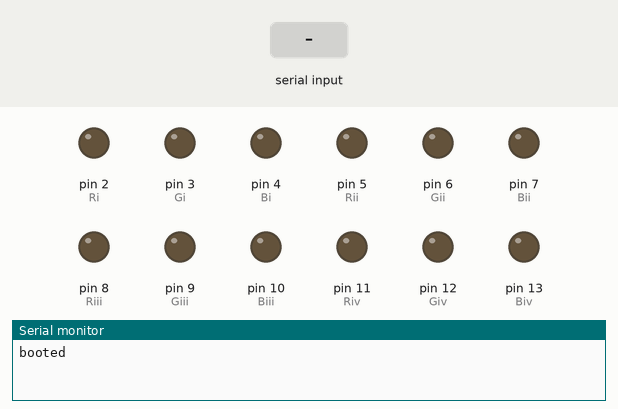
Recording of a sketch running on a simulated Arduino Uno, built with avr-gcc and run on an emulated ATmega328P. On the bench: output pins drawn as LEDs (lit = HIGH), the last lines printed to the serial monitor. Inputs (shaded band) come from the test bench.

Above: at 1.2 s.
1.3 s: byte 114 ('r') received over Serial
At 3.0 s:
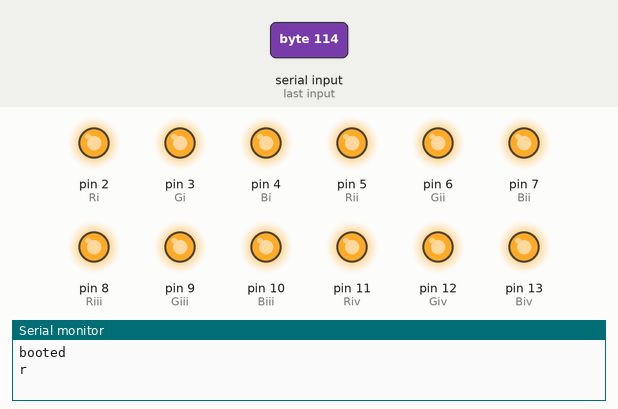
3.3 s: "<90,45>" received over Serial
Timing chart, 0 to 6.3 s (numbered marks = the images above; inputs shaded):
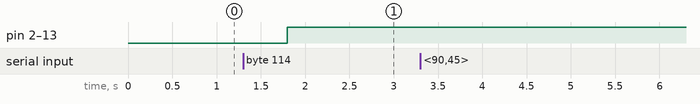

Measured:
- after the input at 1.3 s, pin 2 (Ri), pin 3 (Gi), pin 4 (Bi), pin 5 (Rii), pin 6 (Gii), pin 7 (Bii), pin 8 (Riii), pin 9 (Giii), pin 10 (Biii), pin 11 (Riv), pin 12 (Giv), pin 13 (Biv): LOW → HIGH after 0.50 s

The sketch:

TriforceMega.ino
```cpp
char c;
int dataStrings[12];

int dataStringIndex = 0;

bool cleanStart = false;

char Start = '<';
char End   = '>';
char Delimiter = ',';
//assume data will be in format <R1,G1,B1,R2,G2,B2,.....,>

int delayTime = 10;

//Declare Variables for RGB values
int RED1 = 0;
int GRN1 = 0;
int BLU1 = 0;

int RED2 = 0;
int GRN2 = 0;
int BLU2 = 0;

int RED3 = 0;
int GRN3 = 0;
int BLU3 = 0;

int RED4 = 0;
int GRN4 = 0;
int BLU4 = 0;

//assign names for PWM pins
#define Ri 2
#define Gi 3
#define Bi 4

#define Rii 5
#define Gii 6
#define Bii 7

#define Riii 8
#define Giii 9
#define Biii 10

#define Riv 11
#define Giv 12
#define Biv 13


void setup() {
  // put your setup code here, to run once:
pinMode(Ri, OUTPUT);
  pinMode(Gi, OUTPUT);
  pinMode(Bi, OUTPUT);

  pinMode(Rii, OUTPUT);
  pinMode(Gii, OUTPUT);
  pinMode(Bii, OUTPUT);

  pinMode(Riii, OUTPUT);
  pinMode(Giii, OUTPUT);
  pinMode(Biii, OUTPUT);

  pinMode(Riv, OUTPUT);
  pinMode(Giv, OUTPUT);
  pinMode(Biv, OUTPUT);

Serial.begin(115200);
Serial.println("booted");

}

void loop() {

 c = "";

  // clear byte buffer

if (Serial.available() > 0)  {

    c = Serial.read();  //gets one byte from serial buffer
    Serial.println(c);

  if (c == Start && dataStringIndex == 0) {

    Serial.println("beginStringRead");
    cleanStart = true; //flips boolean for full message

    dataStrings[dataStringIndex] = Serial.parseInt();
    Serial.println(dataStrings[dataStringIndex]);

    dataStringIndex++; //increment array
//    Serial.println("next array");

    Serial.println(dataStringIndex);
     }

  else if (c == End && dataStringIndex == 12){

//    Serial.println("message recieved");
//    print array
    for(int i = 0; i <= dataStringIndex; i++)
      {
//      Serial.println(dataStrings[i]);
      }

    writeAll();//write values to LED's
    delay(delayTime); //let them adjust
    dataStringIndex=0; // reset array index
    cleanStart = false; //flip boolean back for incomplete message
  }

  else if (c == Delimiter && cleanStart == true) {

    dataStrings[dataStringIndex] = Serial.parseInt();
    //Serial.println(dataStrings[dataStringIndex]);
    dataStringIndex++;

//    Serial.println("next array");
    }
  else if (c == 'r')
  {
      analogWrite(Ri, 0);
      analogWrite(Gi, 0);
      analogWrite(Bi, 0);

      analogWrite(Rii, 0);
      analogWrite(Gii, 0);
      analogWrite(Bii, 0);

      analogWrite(Riii, 0);
      analogWrite(Giii, 0);
      analogWrite(Biii, 0);

      analogWrite(Riv, 0);
      analogWrite(Giv, 0);
      analogWrite(Biv, 0);
//
//      Serial.println("on");


      delay(500);

      analogWrite(Ri, 255);
      analogWrite(Gi, 255);
      analogWrite(Bi, 255);

      analogWrite(Rii, 255);
      analogWrite(Gii, 255);
      analogWrite(Bii, 255);

      analogWrite(Riii, 255);
      analogWrite(Giii, 255);
      analogWrite(Biii, 255);

      analogWrite(Riv, 255);
      analogWrite(Giv, 255);
      analogWrite(Biv, 255);

//
//      Serial.println("off");

      delay(500);
   }
   else {
     Serial.println("this won't work");
    dataStringIndex=0; // reset array index
    cleanStart = false; //flip boolean back for incomplete message
   }
}

}

void writeAll(void) {

      RED1=dataStrings[0];
      GRN1=dataStrings[1];
      BLU1=dataStrings[2];

      RED2=dataStrings[3];
      GRN2=dataStrings[4];
      BLU2=dataStrings[5];

      RED3=dataStrings[6];
      GRN3=dataStrings[7];
      BLU3=dataStrings[8];

      RED4=dataStrings[9];
      GRN4=dataStrings[10];
      BLU4=dataStrings[11];

      analogWrite(Ri, RED1);
      analogWrite(Gi, GRN1);
      analogWrite(Bi, BLU1);

      analogWrite(Rii, RED2);
      analogWrite(Gii, GRN2);
      analogWrite(Bii, BLU2);

      analogWrite(Riii, RED3);
      analogWrite(Giii, GRN3);
      analogWrite(Biii, BLU3);

      analogWrite(Riv, RED4);
      analogWrite(Giv, GRN4);
      analogWrite(Biv, BLU4);

//Serial.println(RED1);
//Serial.println(GRN1);
//Serial.println(BLU1);
//
//Serial.println(RED2);
//Serial.println(GRN2);
//Serial.println(BLU2);
//
//Serial.println(RED3);
//Serial.println(GRN3);
//Serial.println(BLU3);
//
//Serial.println(RED4);
//Serial.println(GRN4);
//Serial.println(BLU4);

}
```
